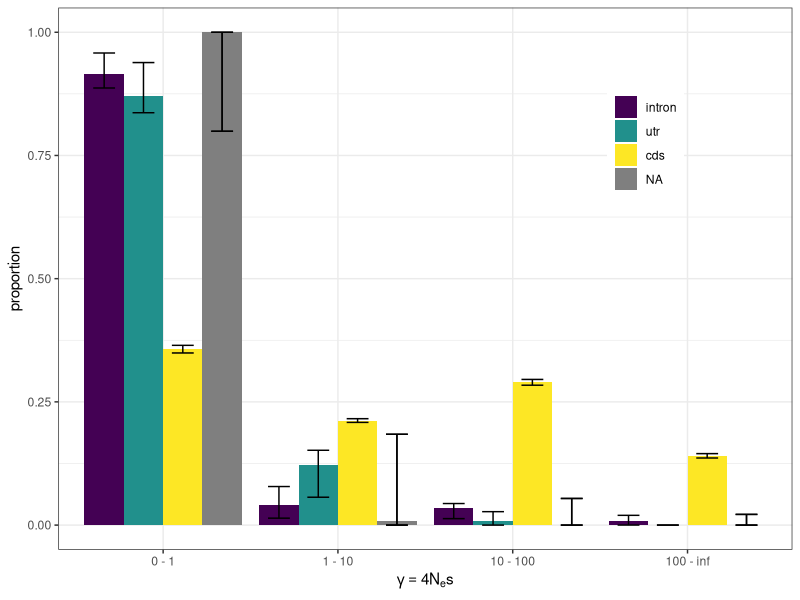

The R source for this figure:
library(ggplot2)
library(dplyr)
library(viridis)


dfe <- read.csv('binned_dfe_allregions.csv')
dfe$region <- factor(dfe$region, levels=c('intron', 'utr', 'cds'))

raw <- subset(dfe, rep==0)
bs <- subset(dfe, rep!=0)

cis <- summarise(group_by(bs, region, bin),
                 lwr=quantile(proportion, 0.025), upr=quantile(proportion, 0.975))

plot_data <- full_join(raw, cis)

dfe_plot <- ggplot(plot_data, aes(x=bin, y=proportion, fill=region)) +
  geom_bar(stat='identity', position = position_dodge(width=0.9)) +
  scale_fill_manual(values=viridis(3)) +
  geom_errorbar(aes(ymin=lwr, ymax=upr), position = position_dodge(width=0.9), width=0.5) +
  theme_bw() +
  theme(legend.title=element_blank(), legend.position=c(0.8, 0.75)) +
  xlab(expression(gamma == 4 * N[e] * s))

png('all_regions_dfe.png', width=3, height=2.5, units='in', res=320)

dfe_plot

dev.off()
